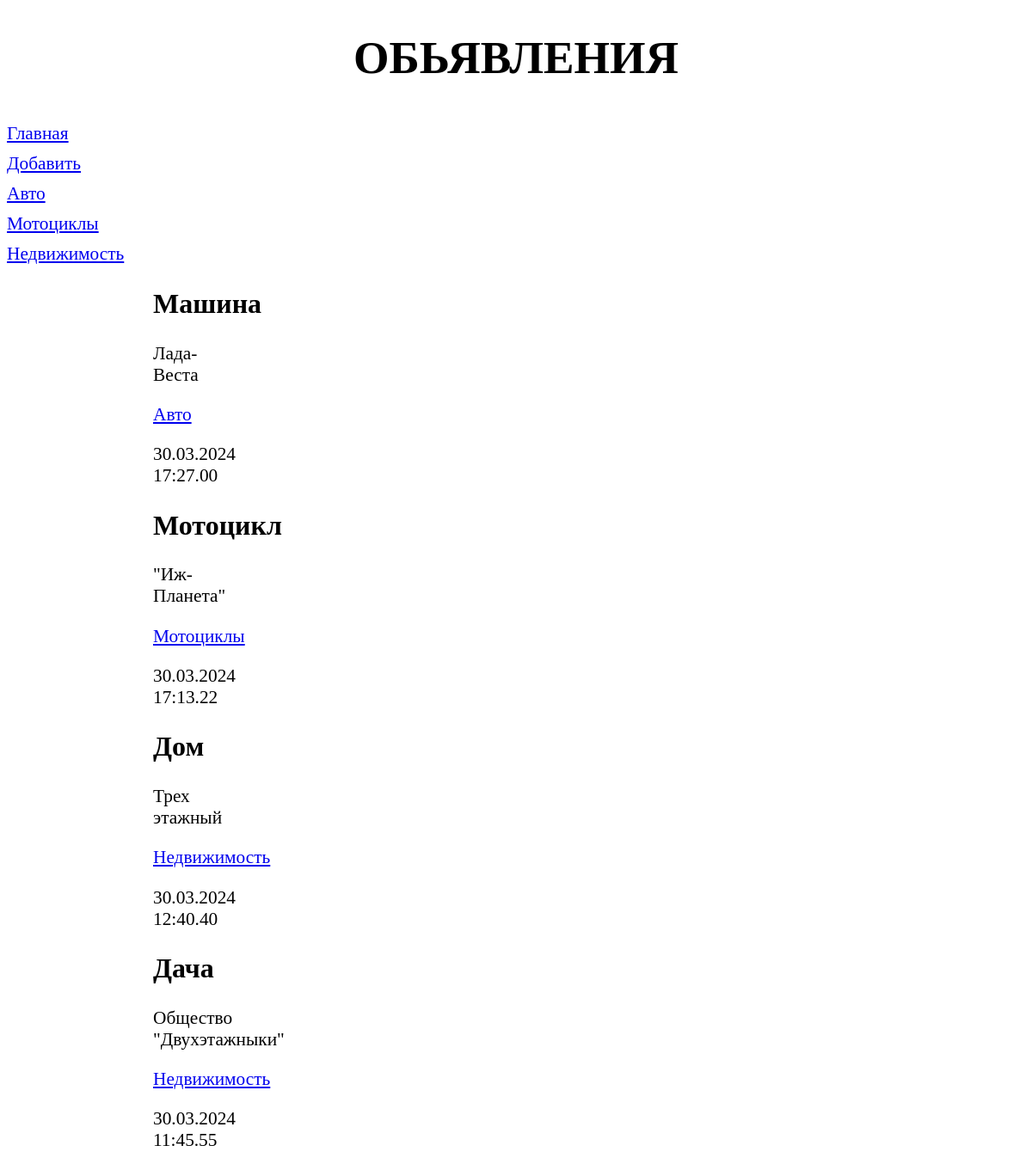
/bboard/, run on the app's committed database.
### bboard/models.py (models this page shows, shortened)
class Rubric(models.Model):
    name = models.CharField(max_length=20, db_index=True, verbose_name='Название')
    class Meta:
        verbose_name_plural = 'Рубрики'
        verbose_name = 'Рубрика'
        ordering = ['name']

class Bb(models.Model):
    title = models.CharField(max_length=50, verbose_name='Товар')
    content = models.TextField(null=True, blank=True, verbose_name='Описание')
    price = models.FloatField(null=True, blank=True, verbose_name='Цена')
    published = models.DateTimeField(auto_now_add=True, db_index=True, verbose_name='Опубликовано')
    rubric = models.ForeignKey('Rubric', null=True, on_delete=models.PROTECT, verbose_name='Рубрика')
    class Meta:
        verbose_name_plural = 'Обьявления'
        verbose_name = 'Обьявление'
        ordering = ['-published']

### bboard/views.py (the view)
# urls.py: path('', index, name='index'),
def index(request):
    bbs = Bb.objects.all()
    rubrics = Rubric.objects.all()
    context = {'bbs': bbs, 'rubrics': rubrics}
    return render(request, 'bboard/index.html', context)

### bboard/templates/bboard/index.html
{% extends 'layout/basic.html' %}
{% block content %}
{% for bb in bbs %}
<div>
    <h2>{{ bb.title }}</h2>
    <p>{{ bb.content }}</p>
    <p><a href="{% url 'by_rubric' bb.rubric.pk %}">
    {{ bb.rubric.name }}</a></p>
    <p>{{ bb.published|date:"d.m.Y H:i.s" }}</p>
</div>
{% endfor %}
{% endblock %}

### bboard/templates/layout/basic.html (shortened to what this page needs)
{% load static %}
<!DOCTYPE html>
<html>
<head>
    <link rel="stylesheet" type="text/css"
    href="{% static 'bboard/style.css' %}">
</head>
<body>
    <header>
        <h1>обьявления</h1>
    </header>
    <nav>
        <a href="{% url 'index'%}">Главная</a>
        <a href="{% url 'add'%}">Добавить</a>
        {% for rubric in rubrics %}
        <a href="{% url 'by_rubric' rubric.pk %}">
            {{ rubric.name }}</a>
            {% endfor %}
    <section>
        {% block content %}
        {% endblock %}
    </section>
    </body>
</html>

### bboard/static/bboard/style.css (style rules this page uses)
header h1 { font-size: 40pt; text-transform: uppercase; text-align: center; }
nav { font-size: 16pt; width: 150px; float: left; }
nav a { display: block; margin: 10px 0px; }
section { margin-left: 170px; }

### data on the page
Rubric: name "Авто"
Rubric: name "Мотоциклы"
Rubric: name "Недвижимость"
Bb: title "Машина", content "Лада-Веста", rubric.name "Авто", published "30.03.2024 17:27.00"
Bb: title "Мотоцикл", content "\"Иж-Планета\"", rubric.name "Мотоциклы", published "30.03.2024 17:13.22"
Bb: title "Дом", content "Трех этажный", rubric.name "Недвижимость", published "30.03.2024 12:40.40"
Bb: title "Дача", content "Общество \"Двухэтажныки\"", rubric.name "Недвижимость", published "30.03.2024 11:45.55"
